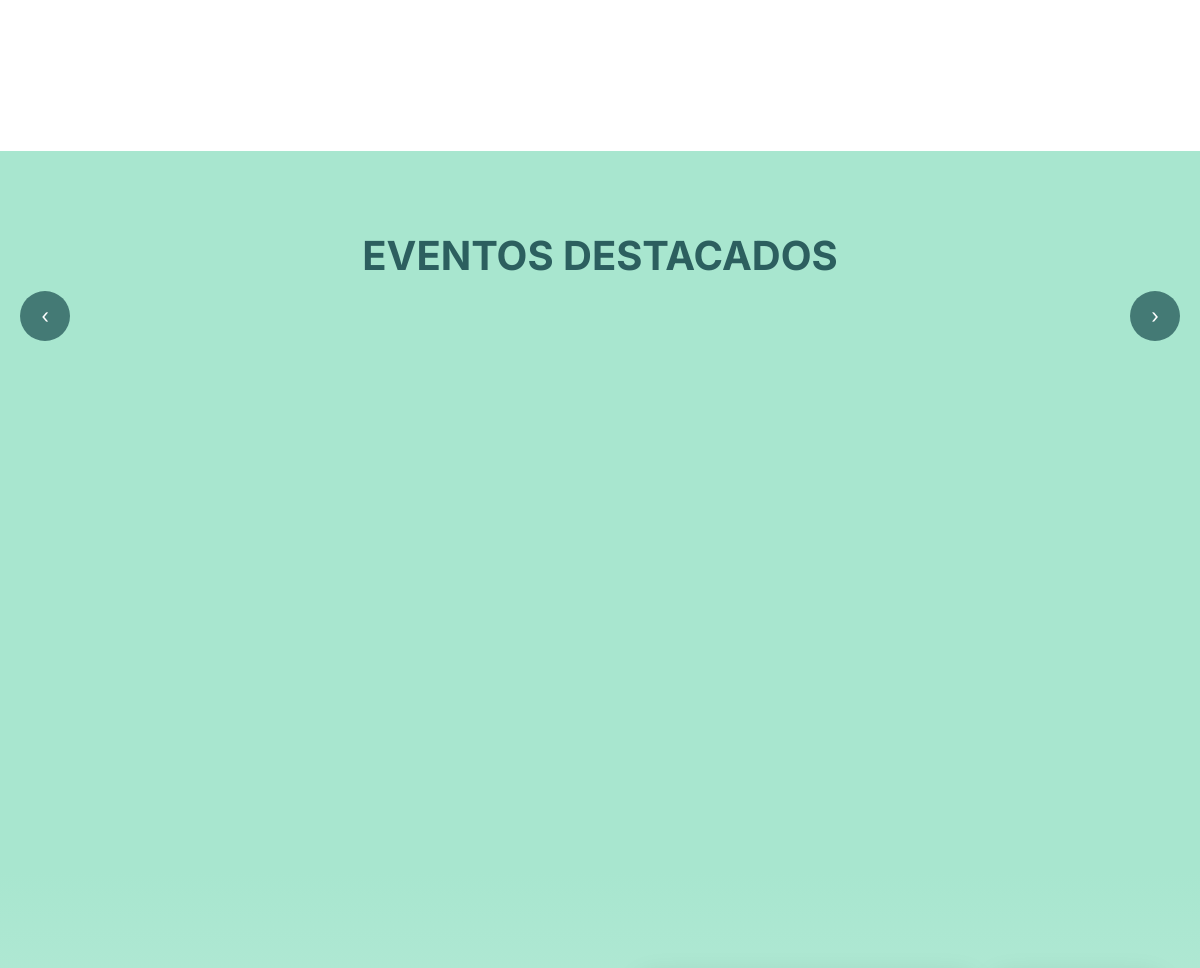
The app's page / (middle part), older data.
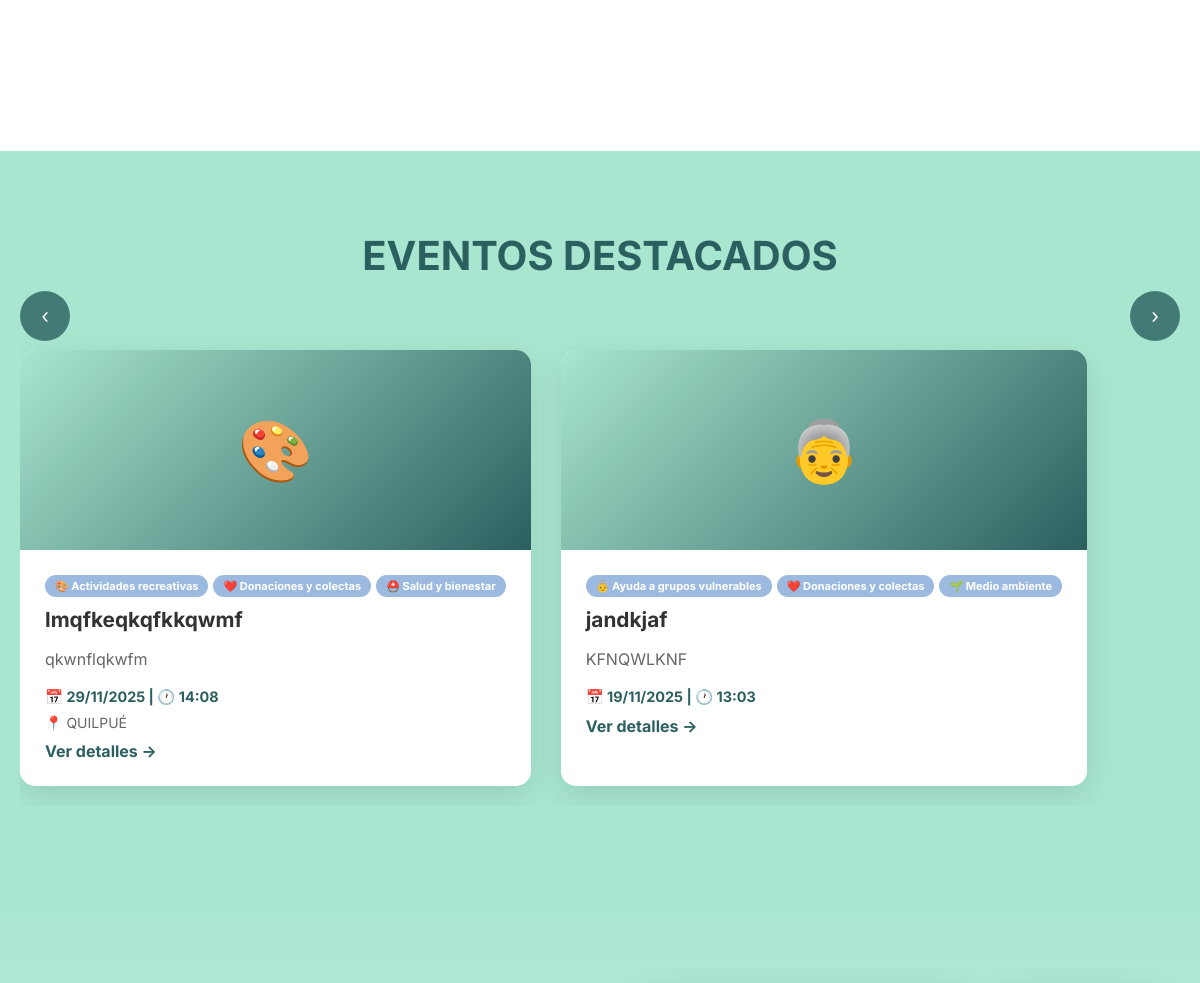
The same page, newer data.
### Humanet/models.py (models this page shows, shortened)
class Evento(models.Model):
    REGIONES = [
        ('tarapaca', 'Tarapacá'),
        ('antofagasta', 'Antofagasta'),
        ('atacama', 'Atacama'),
        ('coquimbo', 'Coquimbo'),
        ('valparaiso', 'Valparaíso'),
        ('ohiggins', "O'Higgins"),
        ('maule', 'Maule'),
        ('nuble', 'Ñuble'),
        ('biobio', 'Biobío'),
        ('araucania', 'La Araucanía'),
        ('los_rios', 'Los Ríos'),
        ('los_lagos', 'Los Lagos'),
        ('aysen', 'Aysén'),
        ('magallanes', 'Magallanes'),
        ('metropolitana', 'Metropolitana'),
        ('arica', 'Arica y Parinacota'),
    ]
    creador = models.ForeignKey(User, on_delete=models.CASCADE, related_name='eventos')
    nombre = models.CharField(max_length=200)
    imagen = models.ImageField(upload_to='eventos/', blank=True, null=True)  # NUEVO
    fecha = models.DateField()
    hora = models.TimeField()
    ubicacion = models.CharField(max_length=300)
    ciudad = models.CharField(max_length=100, blank=True, null=True)  # NUEVO
    region = models.CharField(max_length=50, choices=REGIONES, blank=True, null=True)  # NUEVO
    latitud = models.DecimalField(max_digits=9, decimal_places=6, null=True, blank=True)
    longitud = models.DecimalField(max_digits=9, decimal_places=6, null=True, blank=True)
    descripcion = models.TextField()
    detalles = models.TextField(blank=True, null=True)
    fecha_creacion = models.DateTimeField(auto_now_add=True)
    categorias = models.ManyToManyField(Categoria, related_name='eventos')
    class Meta:
        ordering = ['-fecha_creacion']
        verbose_name = 'Evento'
        verbose_name_plural = 'Eventos'

class Categoria(models.Model):
    nombre = models.CharField(max_length=100, unique=True)
    icono = models.CharField(max_length=10, default='📌')
    descripcion = models.TextField(blank=True)
    color = models.CharField(max_length=7, default='#667eea')
    class Meta:
        verbose_name = 'Categoría'
        verbose_name_plural = 'Categorías'
        ordering = ['nombre']

### Humanet/views.py (the view, shortened to what this page needs)
# urls.py: path('', views.inicio, name='inicio'),
def inicio(request):
    if request.user.is_authenticated:
        try:
            perfil = request.user.perfilusuario
            if perfil.preferencias.exists():
                eventos_destacados = Evento.objects.filter(
                    categorias__in=perfil.preferencias.all()
                ).distinct().annotate(
                    coincidencias=Count('categorias', filter=Q(categorias__in=perfil.preferencias.all()))
                ).order_by('-coincidencias', '-fecha_creacion')[:6]
            else:
                eventos_destacados = Evento.objects.all().order_by('-fecha_creacion')[:6]
        except PerfilUsuario.DoesNotExist:
            eventos_destacados = Evento.objects.all().order_by('-fecha_creacion')[:6]
    else:
        eventos_destacados = Evento.objects.all().order_by('-fecha_creacion')[:6]
    context = {
        'eventos_destacados': eventos_destacados,
        'show_login_error': request.method == 'POST' and 'username' in request.POST
    }
    return render(request, 'Humanet/inicio.html', context)

### Humanet/templates/Humanet/inicio.html (shortened to what this page needs)
{% extends 'Humanet/base.html' %}
{% block content %}
{% load static %}
<section class="hero">
    <video autoplay muted loop playsinline class="video-bg">
        <source src="{% static 'videos/fondo_vid.mp4' %}" type="video/mp4">
    </video>
</section>
<section class="events-section">
    <div class="events-container">
        <h2 class="events-title">EVENTOS DESTACADOS</h2>
        <button class="carousel-arrow arrow-left" onclick="scrollEvents('left')">‹</button>
        <button class="carousel-arrow arrow-right" onclick="scrollEvents('right')">›</button>
        <div class="events-carousel" id="eventsCarousel">
            {% for evento in eventos_destacados %}
            <div class="event-card">
                {% if evento.imagen %}
                    <img src="{{ evento.imagen.url }}" alt="{{ evento.nombre }}" class="event-image">
                {% else %}
                    <div style="width: 100%; height: 200px; background: linear-gradient(135deg, #a8e6cf 0%, #2c5f5f 100%); display: flex; align-items: center; justify-content: center; font-size: 60px; color: white;">
                        {{ evento.categorias.first.icono|default:"📅" }}
                    </div>
                {% endif %}
                <div class="event-content">
                    <div style="display: flex; flex-wrap: wrap; gap: 5px; margin-bottom: 10px;">
                        {% for categoria in evento.categorias.all|slice:":3" %}
                        <span style="padding: 4px 10px; background: {{ categoria.color }}; color: white; border-radius: 15px; font-size: 11px; font-weight: bold;">
                            {{ categoria.icono }} {{ categoria.nombre }}
                        </span>
                        {% endfor %}
                    </div>
                    <h3 class="event-title">{{ evento.nombre }}</h3>
                    <p class="event-description">{{ evento.descripcion|truncatewords:20 }}</p>
                    <div class="event-date">
                        📅 {{ evento.fecha|date:"d/m/Y" }} | 🕐 {{ evento.hora|time:"H:i" }}
                    </div>
                    {% if evento.ciudad %}
                    <div style="margin-top: 8px; font-size: 14px; color: #666;">
                        📍 {{ evento.ciudad }}
                    </div>
                    {% endif %}
                    <a href="{% url 'detalle_evento' evento.id %}" style="display: inline-block; margin-top: 10px; color: #2c5f5f; font-weight: bold; text-decoration: none;">Ver detalles →</a>
                </div>
            </div>
            {% endfor %}
        </div>
    </div>
</section>
<section class="about-section" id="sobre-nosotros">
</section>
{% endblock %}

Row changes from the older to the newer data that the page shows:
added Evento: categorias.first.icono "🎨", nombre "lmqfkeqkqfkkqwmf", descripcion "qkwnflqkwfm", fecha "29/11/2025", hora "14:08", ciudad "QUILPUÉ"
added Categoria: icono "🎨", nombre "Actividades recreativas", shown under "lmqfkeqkqfkkqwmf"
added Categoria: icono "❤️", nombre "Donaciones y colectas"
added Categoria: icono "⛑️", nombre "Salud y bienestar", shown under "lmqfkeqkqfkkqwmf"
added Evento: categorias.first.icono "👵", nombre "jandkjaf", descripcion "KFNQWLKNF", fecha "19/11/2025", hora "13:03"
added Categoria: icono "👵", nombre "Ayuda a grupos vulnerables", shown under "jandkjaf"
added Categoria: icono "🌱", nombre "Medio ambiente", shown under "jandkjaf"
